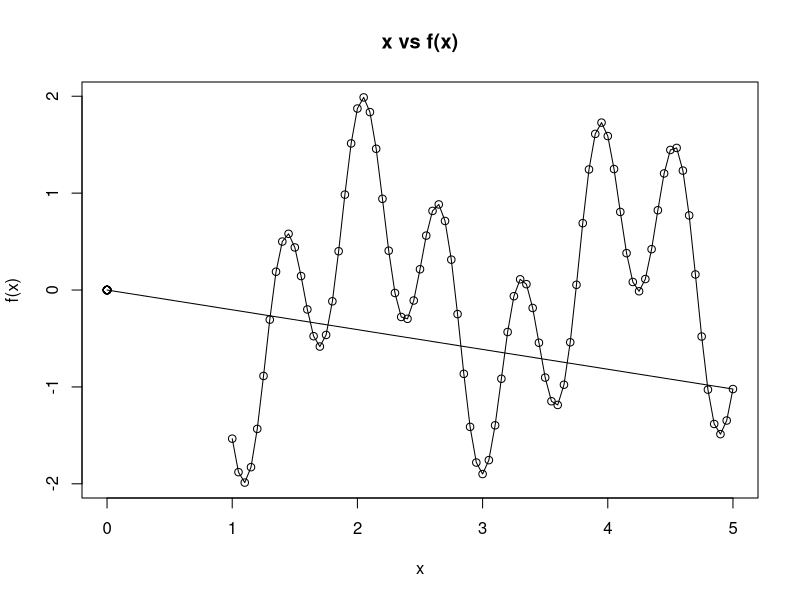

This figure's R source:
f <- function(x) {
  sin(10*x)+cos(3*x)
}

count=1
val = matrix(0,100)
func = matrix(0,100)
for (i in seq(1,5,0.05)){
  val[count]=i
  func[count]=f(i)
  count=count+1
}
plot(val,func,main = "x vs f(x)",xlab = 'x',ylab = 'f(x)')
lines(val,func)
